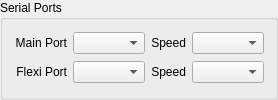
                <widget class="QGroupBox" name="UartsGroupBox">
                 <property name="title">
                  <string>Serial Ports</string>
                 </property>
                 <layout class="QGridLayout" name="gridLayout_7">
                  <item row="1" column="3">
                   <widget class="QComboBox" name="FlexiComSpeed">
                    <property name="maximumSize">
                     <size>
                      <width>16777215</width>
                      <height>16777215</height>
                     </size>
                    </property>
                    <property name="toolTip">
                     <string>Choose the baud rate for the main com port.</string>
                    </property>
                   </widget>
                  </item>
                  <item row="1" column="2">
                   <widget class="QLabel" name="FlexiComSpeedLabel">
                    <property name="font">
                     <font>
                      <weight>50</weight>
                      <bold>false</bold>
                     </font>
                    </property>
                    <property name="text">
                     <string>Speed</string>
                    </property>
                    <property name="alignment">
                     <set>Qt::AlignRight|Qt::AlignTrailing|Qt::AlignVCenter</set>
                    </property>
                   </widget>
                  </item>
                  <item row="1" column="1">
                   <widget class="QComboBox" name="FlexiPort">
                    <property name="toolTip">
                     <string>Choose a function for the flexi port.</string>
                    </property>
                   </widget>
                  </item>
                  <item row="0" column="0">
                   <widget class="QLabel" name="MainPortLabel">
                    <property name="font">
                     <font>
                      <weight>50</weight>
                      <bold>false</bold>
                     </font>
                    </property>
                    <property name="text">
                     <string>Main Port</string>
                    </property>
                    <property name="alignment">
                     <set>Qt::AlignRight|Qt::AlignTrailing|Qt::AlignVCenter</set>
                    </property>
                   </widget>
                  </item>
                  <item row="0" column="2">
                   <widget class="QLabel" name="MainComSpeedLabel">
                    <property name="font">
                     <font>
                      <weight>50</weight>
                      <bold>false</bold>
                     </font>
                    </property>
                    <property name="text">
                     <string>Speed</string>
                    </property>
                    <property name="alignment">
                     <set>Qt::AlignRight|Qt::AlignTrailing|Qt::AlignVCenter</set>
                    </property>
                   </widget>
                  </item>
                  <item row="1" column="0">
                   <widget class="QLabel" name="FlexiPortLabel">
                    <property name="font">
                     <font>
                      <weight>50</weight>
                      <bold>false</bold>
                     </font>
                    </property>
                    <property name="text">
                     <string>Flexi Port</string>
                    </property>
                    <property name="alignment">
                     <set>Qt::AlignRight|Qt::AlignTrailing|Qt::AlignVCenter</set>
                    </property>
                   </widget>
                  </item>
                  <item row="0" column="3">
                   <widget class="QComboBox" name="MainComSpeed">
                    <property name="sizePolicy">
                     <sizepolicy hsizetype="MinimumExpanding" vsizetype="Fixed">
                      <horstretch>0</horstretch>
                      <verstretch>0</verstretch>
                     </sizepolicy>
                    </property>
                    <property name="maximumSize">
                     <size>
                      <width>16777215</width>
                      <height>16777215</height>
                     </size>
                    </property>
                    <property name="toolTip">
                     <string>Choose the baud rate for the main com port.</string>
                    </property>
                   </widget>
                  </item>
                  <item row="0" column="1">
                   <widget class="QComboBox" name="MainPort">
                    <property name="sizePolicy">
                     <sizepolicy hsizetype="MinimumExpanding" vsizetype="Fixed">
                      <horstretch>0</horstretch>
                      <verstretch>0</verstretch>
                     </sizepolicy>
                    </property>
                    <property name="toolTip">
                     <string>Choose a function for the main port.</string>
                    </property>
                   </widget>
                  </item>
                 </layout>
                </widget>
